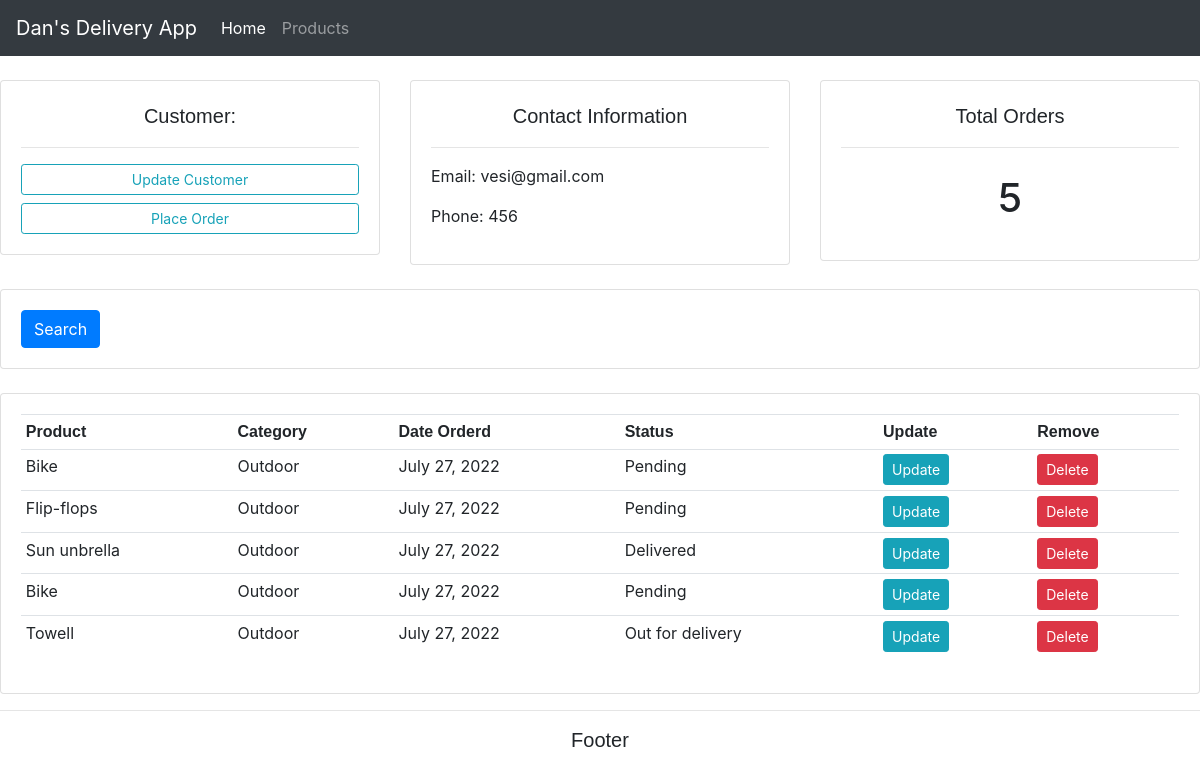
The app's page /customer/1/ with its own data.
### accounts/models.py (models this page shows, shortened)
class Customer(models.Model):
    name = models.CharField(max_length=20, null=True)
    phone = models.IntegerField(null=True)
    email = models.CharField(max_length=50, null=True)
    date_created = models.DateField(auto_now_add=True)

class Order(models.Model):
    STATUS = (
        ('Pending', 'Pending'),
        ('Out for delivery', 'Out for delivery'),
        ('Delivered', 'Delivered'),
    )
    customer = models.ForeignKey(Customer, null=True, on_delete=models.SET_NULL)
    product = models.ForeignKey(Product, null=True, on_delete=models.SET_NULL)
    day_created = models.DateField(auto_now_add=True, null=True)
    status = models.CharField(max_length=200, choices=STATUS ,null=True)

class Product(models.Model):
    CATEGORY = (
        ('Indoor', 'Indoor'),
        ('Outdoor', 'Outdoor'),
    )
    name= models.CharField(max_length=500, null=True)
    price=models.FloatField(null=True)
    category=models.CharField(max_length=100, choices=CATEGORY, null=True)
    description=models.CharField(max_length=5000, null=True, blank=True)
    day_created=models.DateField(auto_now_add=True, null=True)
    tags = models.ManyToManyField(Tag)
    def __str__(self):
        return self.name

### accounts/views.py (the view)
# urls.py: path('customer/<str:pk_test>/', views.customer, name='customer'),
def customer(request, pk_test):
    customer = Customer.objects.get(id=pk_test)
    orders = customer.order_set.all()
    order_count = orders.count()
    context = {
        'customer': customer,
        'orders': orders,
        'order_count': order_count,
    }
    return render(request, 'accounts/customers.html', context)

### accounts/templates/accounts/customers.html
{%  extends 'accounts/main.html' %}
{% block content %}
	<br>
<div class="row">
	<div class="col-md">
		<div class="card card-body">
			<h5>Customer:</h5>
			<hr>
			<a class="btn btn-outline-info  btn-sm btn-block" href="">Update Customer</a>
			<a class="btn btn-outline-info  btn-sm btn-block" href="{% url 'create_order' customer.id %}">Place Order</a>
		</div>
	</div>
	<div class="col-md">
		<div class="card card-body">
			<h5>Contact Information</h5>
			<hr>
			<p>Email: {{customer.email}}</p>
			<p>Phone: {{customer.phone}}</p>
		</div>
	</div>
	<div class="col-md">
		<div class="card card-body">
			<h5>Total Orders</h5>
			<hr>
			<h1 style="text-align: center;padding: 10px">{{order_count}}</h1>
		</div>
	</div>
</div>
<br>
<div class="row">
	<div class="col">
		<div class="card card-body">
			<form method="get">
		    <button class="btn btn-primary" type="submit">Search</button>
		  </form>
		</div>
	</div>
</div>
<br>
<div class="row">
	<div class="col-md">
		<div class="card card-body">
			<table class="table table-sm">
				<tr>
					<th>Product</th>
					<th>Category</th>
					<th>Date Orderd</th>
					<th>Status</th>
					<th>Update</th>
					<th>Remove</th>
				</tr>
				{% for order in orders %}
					<tr>
						<td>{{order.product}}</td>
						<td>{{order.product.category}}</td>
						<td>{{order.day_created}}</td>
						<td>{{order.status}}</td>
						<td><a class="btn btn-sm btn-info" href="{% url 'update_order' order.id %}">Update</a></td>
                        <td><a class="btn btn-sm btn-danger" href="{% url 'delete_order' order.id %}">Delete</a></td>
					</tr>
				{% endfor %}
			</table>
		</div>
	</div>
</div>
{% endblock %}

### accounts/templates/accounts/main.html (style rules this page uses)
body { background-image: url('https://cdn.vectorstock.com/i/1000x1000/60/22/delivery-car-on-the-road-with-city-background-vector-15376022.webp'); background-size:cover; background-attachment: fixed; background-position: center; }
h5 { text-align: center; margin: 2px; padding: 1px; font-family: 'Franklin Gothic Medium', 'Arial Narrow', Arial, sans-serif; }
th { font-family:'Lucida Sans', 'Lucida Sans Regular', 'Lucida Grande', 'Lucida Sans Unicode', Geneva, Verdana, sans-serif; font-size: medium; font-style: initial; }

### records on screen
Customer: email "vesi@gmail.com", phone "456"
Order: product "Bike", product.category "Outdoor", day_created "July 27, 2022", status "Pending"
Order: product "Flip-flops", product.category "Outdoor", day_created "July 27, 2022", status "Pending"
Order: product "Sun unbrella", product.category "Outdoor", day_created "July 27, 2022", status "Delivered"
Order: product "Bike", product.category "Outdoor", day_created "July 27, 2022", status "Pending"
Order: product "Towell", product.category "Outdoor", day_created "July 27, 2022", status "Out for delivery"

### other values on screen
{{ order_count }} "5"
